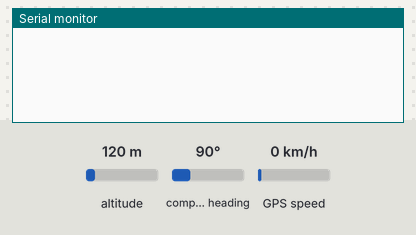
Simulated run of this sketch. Board: Arduino Mega 2560, built with avr-gcc and run on an emulated ATmega2560. Shown: the last lines printed to the serial monitor. The test bench sets the inputs (shaded band); at power-on: altitude 120 m, compass heading 90°, GPS speed 0 km/h. The GPS gets a fix after 3 s at 37.7749, -122.4194 with 8 satellites.

Above: at 1.2 s.
1.3 s: altitude set to 20 m
At 3.8 s:
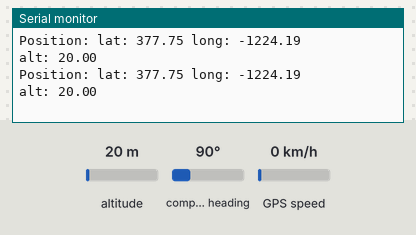
4.5 s: altitude set to 250 m
At 5.8 s:
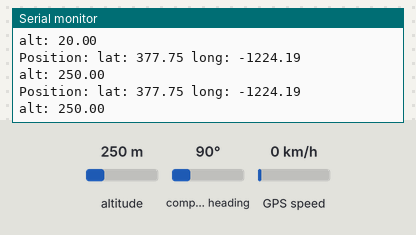

Measured:
- after the input at 1.3 s, the serial monitor: prints a new line after 1.7 s (image 1)
- after the input at 4.5 s, the serial monitor: prints a new line after 0.53 s (image 2)

The sketch:

TinyGPS.ino
```cpp
#include <TinyGPS.h>

#define gpsSerial Serial1

static const uint32_t GPSBaud = 9600;

long lat, lon;
long gpsReading;

TinyGPS gps; //Create gps object

void setup() {
  Serial.begin(115200); // Connect serial
  gpsSerial.begin(GPSBaud);
}

void loop() {

  while(gpsSerial.available()) { // Check for gps data
    gpsReading = gpsSerial.read();

    if (gps.encode(gpsReading)) { //Encode gps data
      gps.get_position(&lat, &lon); // get latitude, longitude, and altitude

      //display position
      Serial.print("Position: ");

      //print latitude
      Serial.print("lat: ");
      Serial.print(lat / 100000.0);
      Serial.print(" ");

      //print longitude
      Serial.print("long: ");
      Serial.println(lon / 100000.0);

      //print altitude
      Serial.print("alt: ");
      Serial.println(gps.f_altitude());
    }

  }

}
```
